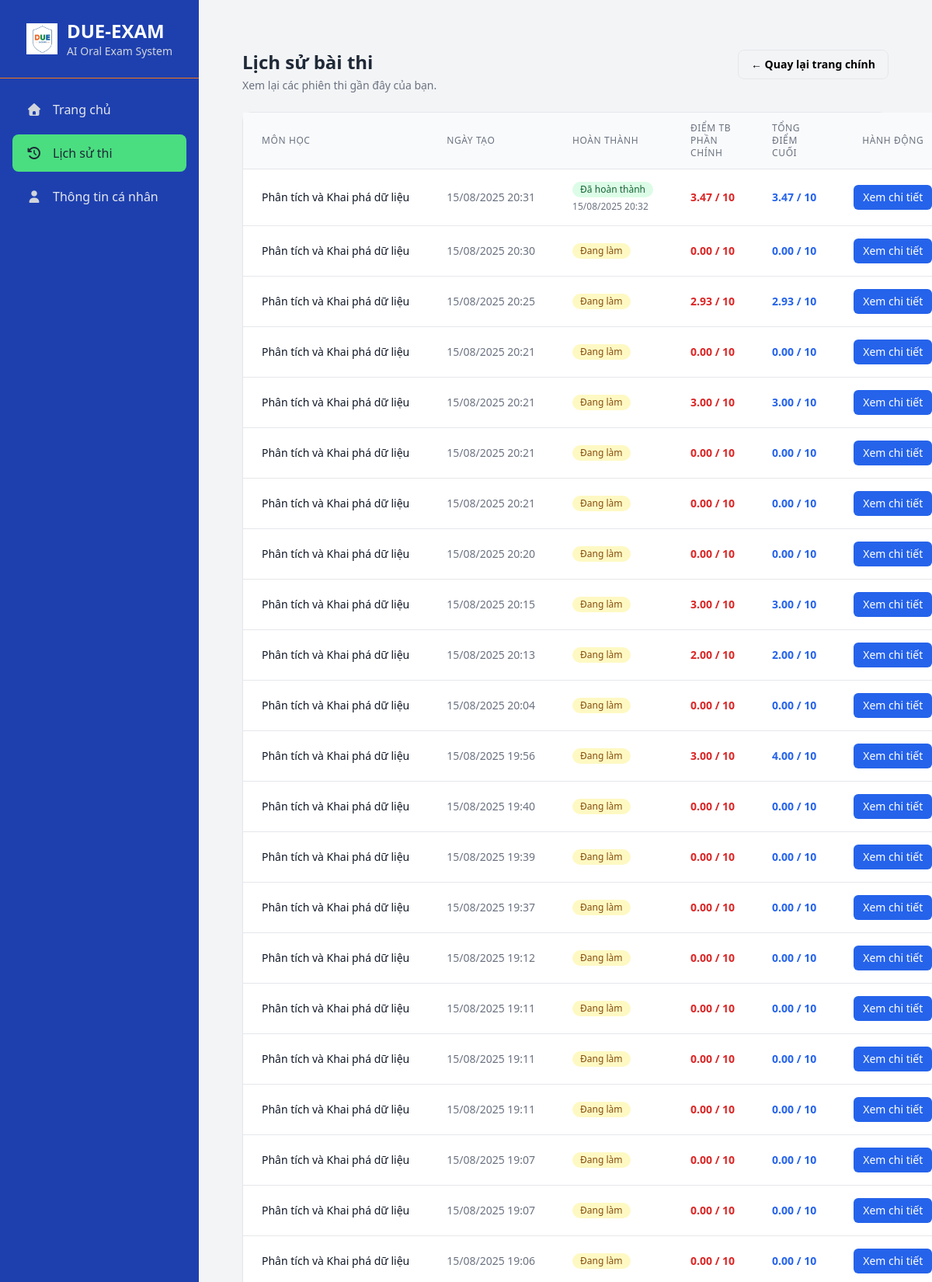
Page /history/ (signed in, upper part) on the committed database.
### qna/models.py (models this page shows, shortened)
class ExamSession(models.Model):
    user = models.ForeignKey(User, on_delete=models.CASCADE, related_name='exam_sessions')
    subject = models.ForeignKey(Subject, on_delete=models.CASCADE)
    questions = models.ManyToManyField(Question, related_name='exam_sessions')
    created_at = models.DateTimeField(auto_now_add=True, verbose_name="Ngày thi")
    is_completed = models.BooleanField(default=False)
    completed_at = models.DateTimeField(null=True, blank=True, verbose_name="Thời gian hoàn thành")
    final_score = models.FloatField(null=True, blank=True)

class Subject(models.Model):
    name = models.CharField(max_length=255, verbose_name="Tên môn học")
    subject_code = models.CharField(max_length=20, unique=True, verbose_name="Mã môn học")
    quiz_data_file = models.CharField(max_length=255, blank=True, null=True, help_text="Ví dụ: data_analysis_quiz.json")

### qna/views.py (the view)
# urls.py: path('history/', views.history_view, name='history'),
@login_required
def history_view(request: HttpRequest) -> HttpResponse:
    sessions = (
        ExamSession.objects.filter(user=request.user)
        .select_related("subject")
        .order_by("-created_at")
    )
    for s in sessions:
        m, supp, t = _compute_scores(s)
        s.main_avg = m or 0.0
        s.supp_sum = supp or 0.0
        s.final_total = t or 0.0
    return render(request, "qna/history.html", {"sessions": sessions})

### qna/views.py (called while the page is built)
def _compute_scores(session: ExamSession) -> Tuple[Optional[float], float, float]:
    mains = list(ExamResult.objects.filter(session=session).only("score"))
    if not mains:
        supp_sum = sum(sr.score or 0.0 for sr in SupplementaryResult.objects
                       .filter(session=session).only("score"))
        return None, supp_sum, 0.0
    main_avg = sum((er.score or 0.0) for er in mains) / len(mains)
    supp_sum = sum((sr.score or 0.0) for sr in SupplementaryResult.objects
                   .filter(session=session).only("score"))
    final_total = min(10.0, main_avg + supp_sum)
    return main_avg, supp_sum, final_total

### qna/templates/qna/history.html (shortened to what this page needs)
{% extends "base.html" %}
{% load static %}
{% block content %}
<div class="max-w-6xl mx-auto px-4 py-6">
  <div class="flex items-start justify-between mb-6">
    <div>
      <h1 class="text-2xl font-bold text-gray-800">Lịch sử bài thi</h1>
      <p class="text-sm text-gray-500 mt-1">Xem lại các phiên thi gần đây của bạn.</p>
    </div>
    <a href="{% url 'dashboard' %}" class="inline-flex items-center px-4 py-2 rounded-lg border text-sm font-semibold hover:bg-gray-50">
      ← Quay lại trang chính
    </a>
  </div>
  <div class="bg-white rounded-xl shadow-sm border">
    <table class="min-w-full divide-y divide-gray-200">
      <thead class="bg-gray-50">
        <tr>
          <th class="px-6 py-3 text-left text-xs font-medium text-gray-500 uppercase tracking-wider">Môn học</th>
          <th class="px-6 py-3 text-left text-xs font-medium text-gray-500 uppercase tracking-wider">Ngày tạo</th>
          <th class="px-6 py-3 text-left text-xs font-medium text-gray-500 uppercase tracking-wider">Hoàn thành</th>
          <th class="px-6 py-3 text-left text-xs font-medium text-gray-500 uppercase tracking-wider">Điểm TB phần chính</th>
          <th class="px-6 py-3 text-left text-xs font-medium text-gray-500 uppercase tracking-wider">Tổng điểm cuối</th>
          <th class="px-6 py-3 text-center text-xs font-medium text-gray-500 uppercase tracking-wider">Hành động</th>
        </tr>
      </thead>
      <tbody class="bg-white divide-y divide-gray-200">
        {% for session in sessions %}
        <tr class="hover:bg-gray-50">
          <td class="px-6 py-4 whitespace-nowrap text-sm font-medium text-gray-900">
            {{ session.subject.name }}
          </td>
          <td class="px-6 py-4 whitespace-nowrap text-sm text-gray-500">
            {{ session.created_at|date:"d/m/Y H:i" }}
          </td>
          <td class="px-6 py-4 whitespace-nowrap text-sm">
            {% if session.is_completed %}
              <span class="inline-flex items-center px-2.5 py-0.5 rounded-full text-xs font-medium bg-green-100 text-green-800">Đã hoàn thành</span>
              <div class="text-gray-500 text-xs mt-1">{{ session.completed_at|date:"d/m/Y H:i" }}</div>
            {% else %}
              <span class="inline-flex items-center px-2.5 py-0.5 rounded-full text-xs font-medium bg-yellow-100 text-yellow-800">Đang làm</span>
            {% endif %}
          </td>
          <td class="px-6 py-4 whitespace-nowrap text-sm font-bold {% if session.main_avg >= 5 %}text-green-600{% else %}text-red-600{% endif %}">
            {{ session.main_avg|default:0|floatformat:2 }} / 10
          </td>
          <td class="px-6 py-4 whitespace-nowrap text-sm font-bold text-blue-600">
            {{ session.final_total|default:0|floatformat:2 }} / 10
          </td>
          <td class="px-6 py-4 whitespace-nowrap text-sm font-medium text-center">
            <a href="{% url 'history_detail' session.id %}" class="inline-flex items-center px-3 py-1.5 rounded-md bg-blue-600 text-white hover:bg-blue-700">
              Xem chi tiết
            </a>
          </td>
        </tr>
        {% empty %}
        <tr>
          <td colspan="6" class="px-6 py-6 text-center text-gray-500">
            Bạn chưa có lịch sử bài thi nào.
          </td>
        </tr>
        {% endfor %}
      </tbody>
    </table>
  </div>
</div>
{% endblock %}

### rows in the picture
ExamSession: subject.name "Phân tích và Khai phá dữ liệu", created_at "15/08/2025 20:31", completed_at "15/08/2025 20:32", main_avg "3.47", final_total "3.47"
ExamSession: subject.name "Phân tích và Khai phá dữ liệu", created_at "15/08/2025 20:30", is_completed "Đang làm", main_avg "0.00", final_total "0.00"
ExamSession: subject.name "Phân tích và Khai phá dữ liệu", created_at "15/08/2025 20:25", is_completed "Đang làm", main_avg "2.93", final_total "2.93"
ExamSession: subject.name "Phân tích và Khai phá dữ liệu", created_at "15/08/2025 20:21", is_completed "Đang làm", main_avg "0.00", final_total "0.00"
ExamSession: subject.name "Phân tích và Khai phá dữ liệu", created_at "15/08/2025 20:21", is_completed "Đang làm", main_avg "3.00", final_total "3.00"
ExamSession: subject.name "Phân tích và Khai phá dữ liệu", created_at "15/08/2025 20:21", is_completed "Đang làm", main_avg "0.00", final_total "0.00"
ExamSession: subject.name "Phân tích và Khai phá dữ liệu", created_at "15/08/2025 20:21", is_completed "Đang làm", main_avg "0.00", final_total "0.00"
ExamSession: subject.name "Phân tích và Khai phá dữ liệu", created_at "15/08/2025 20:20", is_completed "Đang làm", main_avg "0.00", final_total "0.00"
ExamSession: subject.name "Phân tích và Khai phá dữ liệu", created_at "15/08/2025 20:15", is_completed "Đang làm", main_avg "3.00", final_total "3.00"
ExamSession: subject.name "Phân tích và Khai phá dữ liệu", created_at "15/08/2025 20:13", is_completed "Đang làm", main_avg "2.00", final_total "2.00"
ExamSession: subject.name "Phân tích và Khai phá dữ liệu", created_at "15/08/2025 20:04", is_completed "Đang làm", main_avg "0.00", final_total "0.00"
ExamSession: subject.name "Phân tích và Khai phá dữ liệu", created_at "15/08/2025 19:56", is_completed "Đang làm", main_avg "3.00", final_total "4.00"
ExamSession: subject.name "Phân tích và Khai phá dữ liệu", created_at "15/08/2025 19:40", is_completed "Đang làm", main_avg "0.00", final_total "0.00"
ExamSession: subject.name "Phân tích và Khai phá dữ liệu", created_at "15/08/2025 19:39", is_completed "Đang làm", main_avg "0.00", final_total "0.00"
ExamSession: subject.name "Phân tích và Khai phá dữ liệu", created_at "15/08/2025 19:37", is_completed "Đang làm", main_avg "0.00", final_total "0.00"
ExamSession: subject.name "Phân tích và Khai phá dữ liệu", created_at "15/08/2025 19:12", is_completed "Đang làm", main_avg "0.00", final_total "0.00"
ExamSession: subject.name "Phân tích và Khai phá dữ liệu", created_at "15/08/2025 19:11", is_completed "Đang làm", main_avg "0.00", final_total "0.00"
ExamSession: subject.name "Phân tích và Khai phá dữ liệu", created_at "15/08/2025 19:11", is_completed "Đang làm", main_avg "0.00", final_total "0.00"
ExamSession: subject.name "Phân tích và Khai phá dữ liệu", created_at "15/08/2025 19:11", is_completed "Đang làm", main_avg "0.00", final_total "0.00"
ExamSession: subject.name "Phân tích và Khai phá dữ liệu", created_at "15/08/2025 19:07", is_completed "Đang làm", main_avg "0.00", final_total "0.00"
ExamSession: subject.name "Phân tích và Khai phá dữ liệu", created_at "15/08/2025 19:07", is_completed "Đang làm", main_avg "0.00", final_total "0.00"
ExamSession: subject.name "Phân tích và Khai phá dữ liệu", created_at "15/08/2025 19:06", is_completed "Đang làm", main_avg "0.00", final_total "0.00"
